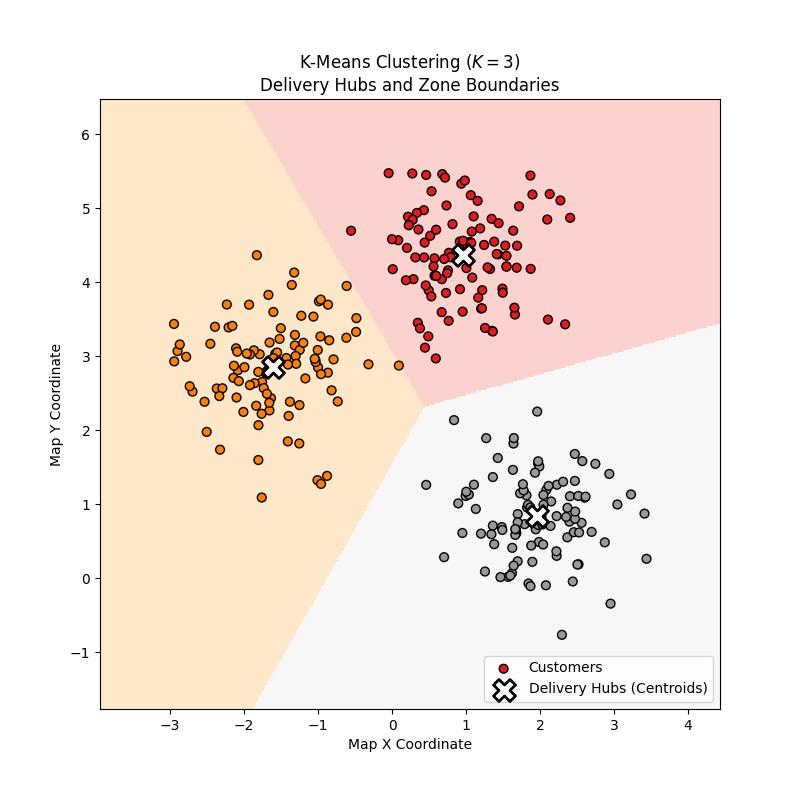

Reproduce this figure in Python.
import numpy as np
import matplotlib.pyplot as plt
from sklearn.cluster import KMeans
from sklearn.datasets import make_blobs

def plot_kmeans_delivery_zones():
    # 1. Generate the customer dataset (3 distinct neighborhoods)
    X_customers, y_true = make_blobs(n_samples=300, centers=3, cluster_std=0.60, random_state=0)
    
    # 2. Fit K-Means (We want K=3 delivery hubs)
    kmeans = KMeans(n_clusters=3, random_state=42, n_init=10)
    kmeans.fit(X_customers)
    
    # Extract the results
    labels = kmeans.labels_
    centroids = kmeans.cluster_centers_
    
    # 3. Setup the Plot
    fig, ax = plt.subplots(figsize=(8, 8))
    
    # 4. Create a grid to map out the "Delivery Zones" (Decision Boundaries)
    # We test thousands of background points to see which hub they are closest to
    h = 0.02  # Step size for the grid
    x_min, x_max = X_customers[:, 0].min() - 1, X_customers[:, 0].max() + 1
    y_min, y_max = X_customers[:, 1].min() - 1, X_customers[:, 1].max() + 1
    xx, yy = np.meshgrid(np.arange(x_min, x_max, h), np.arange(y_min, y_max, h))
    
    # Predict the cluster for every background pixel
    Z = kmeans.predict(np.c_[xx.ravel(), yy.ravel()])
    Z = Z.reshape(xx.shape)
    
    # Paint the background zones (Voronoi cells)
    ax.imshow(Z, interpolation='nearest', 
              extent=(xx.min(), xx.max(), yy.min(), yy.max()),
              cmap='Pastel1', aspect='auto', origin='lower', alpha=0.6)
    
    # 5. Plot the actual customer locations
    ax.scatter(X_customers[:, 0], X_customers[:, 1], c=labels, cmap='Set1', 
               edgecolor='k', s=40, zorder=3, label='Customers')
    
    # 6. Plot the Centroids (The exact Delivery Hub coordinates)
    ax.scatter(centroids[:, 0], centroids[:, 1], c='white', marker='X', 
               s=250, edgecolor='black', linewidth=2, zorder=4, 
               label='Delivery Hubs (Centroids)')
    
    # Formatting
    ax.set_title("K-Means Clustering ($K=3$)\nDelivery Hubs and Zone Boundaries")
    ax.set_xlabel("Map X Coordinate")
    ax.set_ylabel("Map Y Coordinate")
    ax.legend(loc='lower right')
    
    # Force equal proportions so distance is visually accurate
    ax.set_aspect('equal')
    plt.savefig('kmean.jpg')

# Run the visualization
plot_kmeans_delivery_zones()
